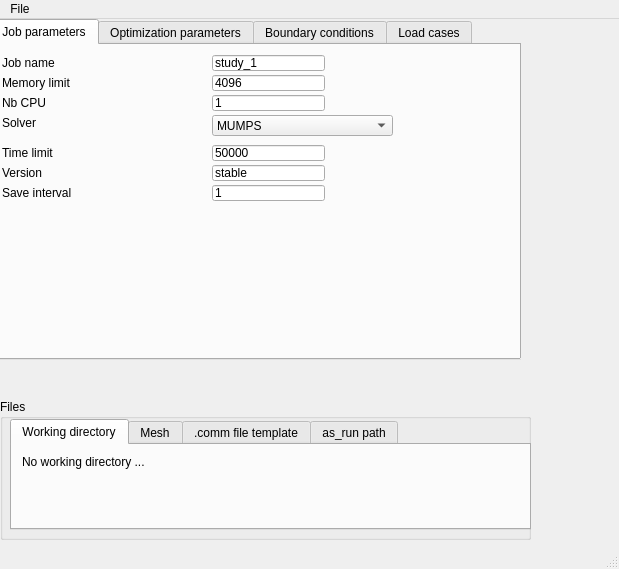
<?xml version="1.0" encoding="UTF-8"?>
<ui version="4.0">
 <class>MainWindow</class>
 <widget class="QMainWindow" name="MainWindow">
  <property name="geometry">
   <rect>
    <x>0</x>
    <y>0</y>
    <width>619</width>
    <height>569</height>
   </rect>
  </property>
  <property name="windowTitle">
   <string>MainWindow</string>
  </property>
  <widget class="QWidget" name="centralwidget">
   <widget class="QTabWidget" name="tabWidget">
    <property name="geometry">
     <rect>
      <x>-10</x>
      <y>0</y>
      <width>531</width>
      <height>341</height>
     </rect>
    </property>
    <property name="currentIndex">
     <number>0</number>
    </property>
    <widget class="QWidget" name="tab_4">
     <attribute name="title">
      <string>Job parameters</string>
     </attribute>
     <widget class="QLabel" name="label_4">
      <property name="geometry">
       <rect>
        <x>10</x>
        <y>30</y>
        <width>121</width>
        <height>16</height>
       </rect>
      </property>
      <property name="text">
       <string>Memory limit</string>
      </property>
     </widget>
     <widget class="QLabel" name="label_25">
      <property name="geometry">
       <rect>
        <x>10</x>
        <y>50</y>
        <width>111</width>
        <height>16</height>
       </rect>
      </property>
      <property name="text">
       <string>Nb CPU</string>
      </property>
     </widget>
     <widget class="QLineEdit" name="txt_memory_limit">
      <property name="geometry">
       <rect>
        <x>220</x>
        <y>30</y>
        <width>113</width>
        <height>16</height>
       </rect>
      </property>
      <property name="text">
       <string>4096</string>
      </property>
      <property name="cursorPosition">
       <number>4</number>
      </property>
     </widget>
     <widget class="QLineEdit" name="txt_mpi_nbcpu">
      <property name="geometry">
       <rect>
        <x>220</x>
        <y>50</y>
        <width>113</width>
        <height>16</height>
       </rect>
      </property>
      <property name="text">
       <string>1</string>
      </property>
      <property name="cursorPosition">
       <number>1</number>
      </property>
     </widget>
     <widget class="QLineEdit" name="txt_time_limit">
      <property name="geometry">
       <rect>
        <x>220</x>
        <y>100</y>
        <width>113</width>
        <height>16</height>
       </rect>
      </property>
      <property name="text">
       <string>50000</string>
      </property>
     </widget>
     <widget class="QLabel" name="label_27">
      <property name="geometry">
       <rect>
        <x>10</x>
        <y>100</y>
        <width>121</width>
        <height>16</height>
       </rect>
      </property>
      <property name="text">
       <string>Time limit</string>
      </property>
     </widget>
     <widget class="QLineEdit" name="txt_version">
      <property name="geometry">
       <rect>
        <x>220</x>
        <y>120</y>
        <width>113</width>
        <height>16</height>
       </rect>
      </property>
      <property name="text">
       <string>stable</string>
      </property>
     </widget>
     <widget class="QLabel" name="label_28">
      <property name="geometry">
       <rect>
        <x>10</x>
        <y>120</y>
        <width>111</width>
        <height>16</height>
       </rect>
      </property>
      <property name="text">
       <string>Version</string>
      </property>
     </widget>
     <widget class="QLineEdit" name="txt_nomjob">
      <property name="geometry">
       <rect>
        <x>220</x>
        <y>10</y>
        <width>113</width>
        <height>16</height>
       </rect>
      </property>
      <property name="text">
       <string>study_1</string>
      </property>
      <property name="cursorPosition">
       <number>0</number>
      </property>
     </widget>
     <widget class="QLabel" name="label_29">
      <property name="geometry">
       <rect>
        <x>10</x>
        <y>10</y>
        <width>111</width>
        <height>16</height>
       </rect>
      </property>
      <property name="text">
       <string>Job name</string>
      </property>
     </widget>
     <widget class="QLabel" name="label_20">
      <property name="geometry">
       <rect>
        <x>10</x>
        <y>140</y>
        <width>151</width>
        <height>16</height>
       </rect>
      </property>
      <property name="text">
       <string>Save interval</string>
      </property>
     </widget>
     <widget class="QLineEdit" name="txt_saveInterval">
      <property name="geometry">
       <rect>
        <x>220</x>
        <y>140</y>
        <width>113</width>
        <height>16</height>
       </rect>
      </property>
      <property name="text">
       <string>1</string>
      </property>
     </widget>
     <widget class="QLabel" name="label_30">
      <property name="geometry">
       <rect>
        <x>10</x>
        <y>70</y>
        <width>111</width>
        <height>16</height>
       </rect>
      </property>
      <property name="text">
       <string>Solver</string>
      </property>
     </widget>
     <widget class="QComboBox" name="cb_solver">
      <property name="geometry">
       <rect>
        <x>220</x>
        <y>70</y>
        <width>181</width>
        <height>21</height>
       </rect>
      </property>
      <item>
       <property name="text">
        <string>MUMPS</string>
       </property>
      </item>
      <item>
       <property name="text">
        <string>GCPC</string>
       </property>
      </item>
      <item>
       <property name="text">
        <string>Parallel MUMPS</string>
       </property>
      </item>
      <item>
       <property name="text">
        <string>PETSC (LDLT precond)</string>
       </property>
      </item>
      <item>
       <property name="text">
        <string>PETSC (BOOMER precond)</string>
       </property>
      </item>
     </widget>
    </widget>
    <widget class="QWidget" name="tab">
     <attribute name="title">
      <string>Optimization parameters</string>
     </attribute>
     <widget class="QLabel" name="label_11">
      <property name="geometry">
       <rect>
        <x>10</x>
        <y>150</y>
        <width>151</width>
        <height>16</height>
       </rect>
      </property>
      <property name="text">
       <string>Max iterations</string>
      </property>
     </widget>
     <widget class="QLabel" name="label_13">
      <property name="geometry">
       <rect>
        <x>10</x>
        <y>230</y>
        <width>151</width>
        <height>16</height>
       </rect>
      </property>
      <property name="text">
       <string>Density penalty exponent</string>
      </property>
     </widget>
     <widget class="QLabel" name="label_9">
      <property name="geometry">
       <rect>
        <x>10</x>
        <y>110</y>
        <width>151</width>
        <height>16</height>
       </rect>
      </property>
      <property name="text">
       <string>Stress max S</string>
      </property>
     </widget>
     <widget class="QLineEdit" name="txt_SEDtargetMax">
      <property name="enabled">
       <bool>false</bool>
      </property>
      <property name="geometry">
       <rect>
        <x>180</x>
        <y>130</y>
        <width>113</width>
        <height>16</height>
       </rect>
      </property>
      <property name="text">
       <string>0.02381</string>
      </property>
     </widget>
     <widget class="QLineEdit" name="txt_Eini">
      <property name="geometry">
       <rect>
        <x>180</x>
        <y>70</y>
        <width>113</width>
        <height>16</height>
       </rect>
      </property>
      <property name="text">
       <string>210000</string>
      </property>
     </widget>
     <widget class="QLabel" name="label_8">
      <property name="geometry">
       <rect>
        <x>10</x>
        <y>70</y>
        <width>151</width>
        <height>16</height>
       </rect>
      </property>
      <property name="text">
       <string>Young's modulus E (VF=1)</string>
      </property>
     </widget>
     <widget class="QLineEdit" name="txt_nIter">
      <property name="geometry">
       <rect>
        <x>180</x>
        <y>150</y>
        <width>113</width>
        <height>16</height>
       </rect>
      </property>
      <property name="text">
       <string>50</string>
      </property>
     </widget>
     <widget class="QLabel" name="label_14">
      <property name="geometry">
       <rect>
        <x>10</x>
        <y>250</y>
        <width>151</width>
        <height>16</height>
       </rect>
      </property>
      <property name="text">
       <string>Variables precision</string>
      </property>
     </widget>
     <widget class="QCheckBox" name="checkBox_SED">
      <property name="geometry">
       <rect>
        <x>310</x>
        <y>130</y>
        <width>171</width>
        <height>20</height>
       </rect>
      </property>
      <property name="text">
       <string>Use default (=S^2/(2E))</string>
      </property>
      <property name="checked">
       <bool>true</bool>
      </property>
      <property name="tristate">
       <bool>false</bool>
      </property>
     </widget>
     <widget class="QLabel" name="label_10">
      <property name="geometry">
       <rect>
        <x>10</x>
        <y>130</y>
        <width>151</width>
        <height>16</height>
       </rect>
      </property>
      <property name="text">
       <string>SED target max</string>
      </property>
     </widget>
     <widget class="QLineEdit" name="txt_p">
      <property name="geometry">
       <rect>
        <x>180</x>
        <y>230</y>
        <width>113</width>
        <height>16</height>
       </rect>
      </property>
      <property name="text">
       <string>3</string>
      </property>
     </widget>
     <widget class="QLineEdit" name="txt_targetVF">
      <property name="geometry">
       <rect>
        <x>180</x>
        <y>190</y>
        <width>113</width>
        <height>16</height>
       </rect>
      </property>
      <property name="text">
       <string>0.25</string>
      </property>
     </widget>
     <widget class="QLineEdit" name="txt_precision">
      <property name="geometry">
       <rect>
        <x>180</x>
        <y>250</y>
        <width>113</width>
        <height>16</height>
       </rect>
      </property>
      <property name="text">
       <string>1e-5</string>
      </property>
     </widget>
     <widget class="QLineEdit" name="txt_Smax">
      <property name="geometry">
       <rect>
        <x>180</x>
        <y>110</y>
        <width>113</width>
        <height>16</height>
       </rect>
      </property>
      <property name="text">
       <string>100</string>
      </property>
     </widget>
     <widget class="QLineEdit" name="txt_eta1">
      <property name="geometry">
       <rect>
        <x>180</x>
        <y>270</y>
        <width>113</width>
        <height>16</height>
       </rect>
      </property>
      <property name="text">
       <string>0.5</string>
      </property>
     </widget>
     <widget class="QLabel" name="label_18">
      <property name="geometry">
       <rect>
        <x>10</x>
        <y>270</y>
        <width>151</width>
        <height>16</height>
       </rect>
      </property>
      <property name="text">
       <string>VF damping factor</string>
      </property>
     </widget>
     <widget class="QLabel" name="label_19">
      <property name="geometry">
       <rect>
        <x>10</x>
        <y>290</y>
        <width>161</width>
        <height>16</height>
       </rect>
      </property>
      <property name="text">
       <string>SEDtarget damping factor</string>
      </property>
     </widget>
     <widget class="QLineEdit" name="txt_eta2">
      <property name="geometry">
       <rect>
        <x>180</x>
        <y>290</y>
        <width>113</width>
        <height>16</height>
       </rect>
      </property>
      <property name="text">
       <string>1</string>
      </property>
     </widget>
     <widget class="QCheckBox" name="checkBox_Emin">
      <property name="geometry">
       <rect>
        <x>310</x>
        <y>90</y>
        <width>181</width>
        <height>20</height>
       </rect>
      </property>
      <property name="text">
       <string>Use default (=E*Precision)</string>
      </property>
      <property name="checked">
       <bool>true</bool>
      </property>
      <property name="tristate">
       <bool>false</bool>
      </property>
     </widget>
     <widget class="QLineEdit" name="txt_Emin">
      <property name="enabled">
       <bool>false</bool>
      </property>
      <property name="geometry">
       <rect>
        <x>180</x>
        <y>90</y>
        <width>113</width>
        <height>16</height>
       </rect>
      </property>
      <property name="text">
       <string>0.21</string>
      </property>
     </widget>
     <widget class="QLabel" name="label_15">
      <property name="geometry">
       <rect>
        <x>10</x>
        <y>90</y>
        <width>151</width>
        <height>16</height>
       </rect>
      </property>
      <property name="text">
       <string>Young's modulus E (VF=0)</string>
      </property>
     </widget>
     <widget class="QLabel" name="label_21">
      <property name="geometry">
       <rect>
        <x>10</x>
        <y>10</y>
        <width>151</width>
        <height>16</height>
       </rect>
      </property>
      <property name="text">
       <string>Group(s) to optimize</string>
      </property>
     </widget>
     <widget class="QLineEdit" name="txt_optiGroup">
      <property name="geometry">
       <rect>
        <x>180</x>
        <y>10</y>
        <width>113</width>
        <height>16</height>
       </rect>
      </property>
      <property name="text">
       <string/>
      </property>
     </widget>
     <widget class="QLineEdit" name="txt_frozenGroup">
      <property name="geometry">
       <rect>
        <x>180</x>
        <y>30</y>
        <width>113</width>
        <height>16</height>
       </rect>
      </property>
      <property name="text">
       <string/>
      </property>
     </widget>
     <widget class="QLabel" name="label_22">
      <property name="geometry">
       <rect>
        <x>10</x>
        <y>30</y>
        <width>151</width>
        <height>16</height>
       </rect>
      </property>
      <property name="text">
       <string>Group(s) to freeze</string>
      </property>
     </widget>
     <widget class="QLabel" name="label_26">
      <property name="geometry">
       <rect>
        <x>310</x>
        <y>20</y>
        <width>171</width>
        <height>16</height>
       </rect>
      </property>
      <property name="text">
       <string>(ex : 'vol1', 'vol2', 'vol3')</string>
      </property>
     </widget>
     <widget class="QLabel" name="label_32">
      <property name="geometry">
       <rect>
        <x>10</x>
        <y>170</y>
        <width>151</width>
        <height>16</height>
       </rect>
      </property>
      <property name="text">
       <string>Convergence precision</string>
      </property>
     </widget>
     <widget class="QLineEdit" name="txt_convCrit">
      <property name="geometry">
       <rect>
        <x>180</x>
        <y>170</y>
        <width>113</width>
        <height>16</height>
       </rect>
      </property>
      <property name="text">
       <string>1e-3</string>
      </property>
     </widget>
     <widget class="QRadioButton" name="rb_targetVF">
      <property name="geometry">
       <rect>
        <x>10</x>
        <y>190</y>
        <width>95</width>
        <height>20</height>
       </rect>
      </property>
      <property name="text">
       <string>VF target</string>
      </property>
      <property name="checked">
       <bool>true</bool>
      </property>
     </widget>
     <widget class="QRadioButton" name="rb_targetDispl">
      <property name="geometry">
       <rect>
        <x>10</x>
        <y>210</y>
        <width>121</width>
        <height>20</height>
       </rect>
      </property>
      <property name="text">
       <string>Max displ target</string>
      </property>
     </widget>
     <widget class="QLineEdit" name="txt_targetDispl">
      <property name="enabled">
       <bool>false</bool>
      </property>
      <property name="geometry">
       <rect>
        <x>180</x>
        <y>210</y>
        <width>113</width>
        <height>16</height>
       </rect>
      </property>
      <property name="text">
       <string>1.0</string>
      </property>
     </widget>
     <widget class="QCheckBox" name="checkBox_bimat">
      <property name="geometry">
       <rect>
        <x>10</x>
        <y>50</y>
        <width>201</width>
        <height>20</height>
       </rect>
      </property>
      <property name="text">
       <string>Bi-material optimization</string>
      </property>
     </widget>
    </widget>
    <widget class="QWidget" name="tab_3">
     <attribute name="title">
      <string>Boundary conditions</string>
     </attribute>
     <widget class="QPushButton" name="button_delBC">
      <property name="geometry">
       <rect>
        <x>40</x>
        <y>180</y>
        <width>21</width>
        <height>21</height>
       </rect>
      </property>
      <property name="text">
       <string>-</string>
      </property>
     </widget>
     <widget class="QLineEdit" name="txt_press">
      <property name="enabled">
       <bool>false</bool>
      </property>
      <property name="geometry">
       <rect>
        <x>370</x>
        <y>80</y>
        <width>41</width>
        <height>21</height>
       </rect>
      </property>
     </widget>
     <widget class="QLineEdit" name="txt_dofY">
      <property name="geometry">
       <rect>
        <x>310</x>
        <y>130</y>
        <width>113</width>
        <height>16</height>
       </rect>
      </property>
     </widget>
     <widget class="QLabel" name="label_2">
      <property name="geometry">
       <rect>
        <x>270</x>
        <y>130</y>
        <width>55</width>
        <height>16</height>
       </rect>
      </property>
      <property name="text">
       <string>DoF Y</string>
      </property>
     </widget>
     <widget class="QLabel" name="label">
      <property name="geometry">
       <rect>
        <x>270</x>
        <y>110</y>
        <width>55</width>
        <height>16</height>
       </rect>
      </property>
      <property name="text">
       <string>DoF X</string>
      </property>
     </widget>
     <widget class="QLineEdit" name="txt_dofX">
      <property name="geometry">
       <rect>
        <x>310</x>
        <y>110</y>
        <width>113</width>
        <height>16</height>
       </rect>
      </property>
     </widget>
     <widget class="QRadioButton" name="rb_displ">
      <property name="geometry">
       <rect>
        <x>270</x>
        <y>60</y>
        <width>101</width>
        <height>20</height>
       </rect>
      </property>
      <property name="text">
       <string>Displacement</string>
      </property>
     </widget>
     <widget class="QPushButton" name="button_apply">
      <property name="geometry">
       <rect>
        <x>270</x>
        <y>180</y>
        <width>81</width>
        <height>28</height>
       </rect>
      </property>
      <property name="text">
       <string>Apply</string>
      </property>
     </widget>
     <widget class="QLineEdit" name="txt_dofZ">
      <property name="geometry">
       <rect>
        <x>310</x>
        <y>150</y>
        <width>113</width>
        <height>16</height>
       </rect>
      </property>
     </widget>
     <widget class="QRadioButton" name="rb_press">
      <property name="geometry">
       <rect>
        <x>270</x>
        <y>80</y>
        <width>95</width>
        <height>20</height>
       </rect>
      </property>
      <property name="text">
       <string>Pressure p =</string>
      </property>
      <property name="checked">
       <bool>false</bool>
      </property>
     </widget>
     <widget class="QLabel" name="label_3">
      <property name="geometry">
       <rect>
        <x>270</x>
        <y>150</y>
        <width>55</width>
        <height>16</height>
       </rect>
      </property>
      <property name="text">
       <string>DoF Z</string>
      </property>
     </widget>
     <widget class="QRadioButton" name="rb_force">
      <property name="geometry">
       <rect>
        <x>270</x>
        <y>40</y>
        <width>131</width>
        <height>20</height>
       </rect>
      </property>
      <property name="text">
       <string>Surface traction</string>
      </property>
      <property name="checked">
       <bool>true</bool>
      </property>
     </widget>
     <widget class="QPushButton" name="button_newBC">
      <property name="geometry">
       <rect>
        <x>10</x>
        <y>180</y>
        <width>21</width>
        <height>21</height>
       </rect>
      </property>
      <property name="text">
       <string>+</string>
      </property>
     </widget>
     <widget class="QPushButton" name="button_newGroup">
      <property name="geometry">
       <rect>
        <x>140</x>
        <y>180</y>
        <width>21</width>
        <height>21</height>
       </rect>
      </property>
      <property name="text">
       <string>+</string>
      </property>
     </widget>
     <widget class="QListWidget" name="list_makeBC">
      <property name="geometry">
       <rect>
        <x>10</x>
        <y>30</y>
        <width>111</width>
        <height>141</height>
       </rect>
      </property>
      <property name="selectionMode">
       <enum>QAbstractItemView::SingleSelection</enum>
      </property>
     </widget>
     <widget class="QListWidget" name="list_makeGroup">
      <property name="geometry">
       <rect>
        <x>140</x>
        <y>30</y>
        <width>111</width>
        <height>141</height>
       </rect>
      </property>
      <property name="selectionMode">
       <enum>QAbstractItemView::ExtendedSelection</enum>
      </property>
      <property name="selectionRectVisible">
       <bool>false</bool>
      </property>
     </widget>
     <widget class="QPushButton" name="button_delGroup">
      <property name="geometry">
       <rect>
        <x>170</x>
        <y>180</y>
        <width>21</width>
        <height>21</height>
       </rect>
      </property>
      <property name="text">
       <string>-</string>
      </property>
     </widget>
     <widget class="QLabel" name="label_23">
      <property name="geometry">
       <rect>
        <x>10</x>
        <y>10</y>
        <width>121</width>
        <height>16</height>
       </rect>
      </property>
      <property name="text">
       <string>Boundary conditions</string>
      </property>
     </widget>
     <widget class="QLabel" name="label_24">
      <property name="geometry">
       <rect>
        <x>140</x>
        <y>10</y>
        <width>121</width>
        <height>16</height>
       </rect>
      </property>
      <property name="text">
       <string>Mesh groups</string>
      </property>
     </widget>
    </widget>
    <widget class="QWidget" name="tab_2">
     <attribute name="title">
      <string>Load cases</string>
     </attribute>
     <widget class="QListWidget" name="list_BC">
      <property name="enabled">
       <bool>true</bool>
      </property>
      <property name="geometry">
       <rect>
        <x>10</x>
        <y>40</y>
        <width>151</width>
        <height>231</height>
       </rect>
      </property>
      <property name="mouseTracking">
       <bool>false</bool>
      </property>
      <property name="selectionMode">
       <enum>QAbstractItemView::ExtendedSelection</enum>
      </property>
      <property name="selectionRectVisible">
       <bool>true</bool>
      </property>
     </widget>
     <widget class="QLabel" name="label_5">
      <property name="geometry">
       <rect>
        <x>10</x>
        <y>20</y>
        <width>151</width>
        <height>16</height>
       </rect>
      </property>
      <property name="text">
       <string>Boundary conditions</string>
      </property>
     </widget>
     <widget class="QListWidget" name="list_LC">
      <property name="enabled">
       <bool>true</bool>
      </property>
      <property name="geometry">
       <rect>
        <x>420</x>
        <y>40</y>
        <width>91</width>
        <height>231</height>
       </rect>
      </property>
      <property name="mouseTracking">
       <bool>false</bool>
      </property>
      <property name="selectionMode">
       <enum>QAbstractItemView::ExtendedSelection</enum>
      </property>
      <property name="selectionRectVisible">
       <bool>true</bool>
      </property>
     </widget>
     <widget class="QLabel" name="label_6">
      <property name="geometry">
       <rect>
        <x>420</x>
        <y>20</y>
        <width>121</width>
        <height>16</height>
       </rect>
      </property>
      <property name="text">
       <string>Load cases</string>
      </property>
     </widget>
     <widget class="QPushButton" name="button_createLC">
      <property name="geometry">
       <rect>
        <x>170</x>
        <y>50</y>
        <width>111</width>
        <height>28</height>
       </rect>
      </property>
      <property name="text">
       <string>Create load case</string>
      </property>
     </widget>
     <widget class="QPushButton" name="button_deleteLCs">
      <property name="geometry">
       <rect>
        <x>300</x>
        <y>50</y>
        <width>111</width>
        <height>28</height>
       </rect>
      </property>
      <property name="text">
       <string>Delete load cases</string>
      </property>
     </widget>
     <widget class="QPushButton" name="button_useDefault">
      <property name="geometry">
       <rect>
        <x>230</x>
        <y>90</y>
        <width>111</width>
        <height>28</height>
       </rect>
      </property>
      <property name="text">
       <string>Use default*</string>
      </property>
     </widget>
     <widget class="QLabel" name="label_7">
      <property name="geometry">
       <rect>
        <x>190</x>
        <y>130</y>
        <width>211</width>
        <height>61</height>
       </rect>
      </property>
      <property name="text">
       <string>* All displacement BCs active at every load case, one force/pressure BC active per load case</string>
      </property>
      <property name="alignment">
       <set>Qt::AlignLeading|Qt::AlignLeft|Qt::AlignTop</set>
      </property>
      <property name="wordWrap">
       <bool>true</bool>
      </property>
     </widget>
    </widget>
   </widget>
   <widget class="QGroupBox" name="groupBox">
    <property name="geometry">
     <rect>
      <x>0</x>
      <y>380</y>
      <width>531</width>
      <height>141</height>
     </rect>
    </property>
    <property name="title">
     <string>Files</string>
    </property>
    <widget class="QTabWidget" name="tabWidget_2">
     <property name="geometry">
      <rect>
       <x>10</x>
       <y>20</y>
       <width>521</width>
       <height>111</height>
      </rect>
     </property>
     <property name="tabShape">
      <enum>QTabWidget::Rounded</enum>
     </property>
     <property name="currentIndex">
      <number>0</number>
     </property>
     <property name="tabsClosable">
      <bool>false</bool>
     </property>
     <property name="movable">
      <bool>false</bool>
     </property>
     <property name="tabBarAutoHide">
      <bool>false</bool>
     </property>
     <widget class="QWidget" name="tab_7">
      <attribute name="title">
       <string>Working directory</string>
      </attribute>
      <widget class="QLabel" name="label_wdir">
       <property name="geometry">
        <rect>
         <x>10</x>
         <y>10</y>
         <width>501</width>
         <height>61</height>
        </rect>
       </property>
       <property name="font">
        <font>
         <italic>false</italic>
        </font>
       </property>
       <property name="text">
        <string>No working directory ...</string>
       </property>
       <property name="alignment">
        <set>Qt::AlignLeading|Qt::AlignLeft|Qt::AlignTop</set>
       </property>
       <property name="wordWrap">
        <bool>true</bool>
       </property>
      </widget>
     </widget>
     <widget class="QWidget" name="Exporttemplate">
      <attribute name="title">
       <string>Mesh</string>
      </attribute>
      <widget class="QLabel" name="label_mesh">
       <property name="geometry">
        <rect>
         <x>10</x>
         <y>10</y>
         <width>501</width>
         <height>61</height>
        </rect>
       </property>
       <property name="font">
        <font>
         <italic>false</italic>
        </font>
       </property>
       <property name="text">
        <string>No mesh loaded ...</string>
       </property>
       <property name="alignment">
        <set>Qt::AlignLeading|Qt::AlignLeft|Qt::AlignTop</set>
       </property>
       <property name="wordWrap">
        <bool>true</bool>
       </property>
      </widget>
     </widget>
     <widget class="QWidget" name="tab_5">
      <attribute name="title">
       <string>.comm file template</string>
      </attribute>
      <widget class="QLabel" name="label_commFile">
       <property name="geometry">
        <rect>
         <x>10</x>
         <y>10</y>
         <width>501</width>
         <height>61</height>
        </rect>
       </property>
       <property name="font">
        <font>
         <italic>false</italic>
        </font>
       </property>
       <property name="text">
        <string>No command file loaded ...</string>
       </property>
       <property name="alignment">
        <set>Qt::AlignLeading|Qt::AlignLeft|Qt::AlignTop</set>
       </property>
       <property name="wordWrap">
        <bool>true</bool>
       </property>
      </widget>
     </widget>
     <widget class="QWidget" name="tab_6">
      <attribute name="title">
       <string>as_run path</string>
      </attribute>
      <widget class="QLabel" name="label_asRun">
       <property name="geometry">
        <rect>
         <x>10</x>
         <y>10</y>
         <width>501</width>
         <height>61</height>
        </rect>
       </property>
       <property name="font">
        <font>
         <italic>false</italic>
        </font>
       </property>
       <property name="text">
        <string>No as_run file loaded ...</string>
       </property>
       <property name="alignment">
        <set>Qt::AlignLeading|Qt::AlignLeft|Qt::AlignTop</set>
       </property>
       <property name="wordWrap">
        <bool>true</bool>
       </property>
      </widget>
     </widget>
    </widget>
   </widget>
   <widget class="QLabel" name="label_a">
    <property name="geometry">
     <rect>
      <x>580</x>
      <y>270</y>
      <width>91</width>
      <height>21</height>
     </rect>
    </property>
    <property name="text">
     <string/>
    </property>
   </widget>
   <widget class="QLabel" name="label_b">
    <property name="geometry">
     <rect>
      <x>710</x>
      <y>270</y>
      <width>91</width>
      <height>21</height>
     </rect>
    </property>
    <property name="text">
     <string/>
    </property>
   </widget>
   <widget class="QLabel" name="label_c">
    <property name="geometry">
     <rect>
      <x>640</x>
      <y>320</y>
      <width>91</width>
      <height>21</height>
     </rect>
    </property>
    <property name="text">
     <string/>
    </property>
   </widget>
  </widget>
  <widget class="QMenuBar" name="menubar">
   <property name="geometry">
    <rect>
     <x>0</x>
     <y>0</y>
     <width>619</width>
     <height>26</height>
    </rect>
   </property>
   <widget class="QMenu" name="menuFile">
    <property name="title">
     <string>File</string>
    </property>
    <addaction name="actionOpen"/>
    <addaction name="actionSave"/>
    <addaction name="actionSave_as"/>
    <addaction name="separator"/>
    <addaction name="actionSet_working_directory"/>
    <addaction name="actionOpen_mesh"/>
    <addaction name="action_commTemplate"/>
    <addaction name="actionAsRun"/>
    <addaction name="separator"/>
    <addaction name="actionWrite_export"/>
    <addaction name="actionWrite_comm"/>
    <addaction name="actionRun"/>
    <addaction name="separator"/>
    <addaction name="actionQuit"/>
   </widget>
   <addaction name="menuFile"/>
  </widget>
  <widget class="QStatusBar" name="statusbar"/>
  <action name="actionRun">
   <property name="text">
    <string>Run...</string>
   </property>
  </action>
  <action name="actionQuit">
   <property name="text">
    <string>Quit</string>
   </property>
  </action>
  <action name="actionOpen_mesh">
   <property name="text">
    <string>Load mesh...</string>
   </property>
  </action>
  <action name="actionSet_working_directory">
   <property name="text">
    <string>Set working directory...</string>
   </property>
  </action>
  <action name="action_commTemplate">
   <property name="text">
    <string>Use custom .comm template...</string>
   </property>
  </action>
  <action name="actionAsRun">
   <property name="text">
    <string>Define 'as_run' path...</string>
   </property>
  </action>
  <action name="actionSave_as">
   <property name="text">
    <string>Save as...</string>
   </property>
  </action>
  <action name="actionOpen">
   <property name="text">
    <string>Open...</string>
   </property>
  </action>
  <action name="actionSave">
   <property name="text">
    <string>Save</string>
   </property>
  </action>
  <action name="actionWrite_export">
   <property name="text">
    <string>Write export file</string>
   </property>
  </action>
  <action name="actionWrite_comm">
   <property name="text">
    <string>Write command file</string>
   </property>
  </action>
  <action name="actionsalut">
   <property name="text">
    <string>salut</string>
   </property>
  </action>
 </widget>
 <tabstops>
  <tabstop>txt_nomjob</tabstop>
  <tabstop>txt_memory_limit</tabstop>
  <tabstop>txt_mpi_nbcpu</tabstop>
  <tabstop>cb_solver</tabstop>
  <tabstop>txt_time_limit</tabstop>
  <tabstop>txt_version</tabstop>
  <tabstop>txt_saveInterval</tabstop>
  <tabstop>txt_optiGroup</tabstop>
  <tabstop>txt_frozenGroup</tabstop>
  <tabstop>txt_Eini</tabstop>
  <tabstop>txt_Smax</tabstop>
  <tabstop>txt_SEDtargetMax</tabstop>
  <tabstop>txt_nIter</tabstop>
  <tabstop>txt_targetVF</tabstop>
  <tabstop>txt_p</tabstop>
  <tabstop>txt_precision</tabstop>
  <tabstop>txt_Emin</tabstop>
  <tabstop>txt_eta1</tabstop>
  <tabstop>txt_eta2</tabstop>
  <tabstop>rb_force</tabstop>
  <tabstop>rb_displ</tabstop>
  <tabstop>rb_press</tabstop>
  <tabstop>txt_press</tabstop>
  <tabstop>txt_dofX</tabstop>
  <tabstop>txt_dofY</tabstop>
  <tabstop>txt_dofZ</tabstop>
  <tabstop>button_apply</tabstop>
  <tabstop>tabWidget</tabstop>
  <tabstop>button_delBC</tabstop>
  <tabstop>checkBox_SED</tabstop>
  <tabstop>list_makeGroup</tabstop>
  <tabstop>checkBox_Emin</tabstop>
  <tabstop>list_BC</tabstop>
  <tabstop>list_LC</tabstop>
  <tabstop>button_createLC</tabstop>
  <tabstop>button_deleteLCs</tabstop>
  <tabstop>button_useDefault</tabstop>
  <tabstop>tabWidget_2</tabstop>
  <tabstop>list_makeBC</tabstop>
  <tabstop>button_newGroup</tabstop>
  <tabstop>button_newBC</tabstop>
  <tabstop>button_delGroup</tabstop>
 </tabstops>
 <resources/>
 <connections/>
</ui>
